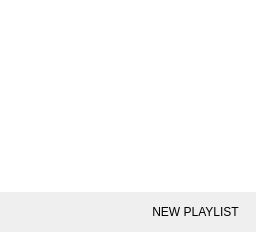
                <widget class="QWidget" name="edit_channel_details_playlists_page">
                 <layout class="QVBoxLayout" name="verticalLayout">
                  <property name="spacing">
                   <number>0</number>
                  </property>
                  <property name="leftMargin">
                   <number>0</number>
                  </property>
                  <property name="topMargin">
                   <number>0</number>
                  </property>
                  <property name="rightMargin">
                   <number>0</number>
                  </property>
                  <property name="bottomMargin">
                   <number>0</number>
                  </property>
                  <item>
                   <widget class="LazyLoadList" name="edit_channel_playlists_list">
                    <property name="styleSheet">
                     <string notr="true">QListWidget::item:hover {
background-color: #303030;
}
QListWidget::item:selected {
background-color: #404040;
}
QListWidget::item {
border-bottom: 1px solid #303030;
}
QListWidget {
border: none;
}</string>
                    </property>
                    <property name="selectionMode">
                     <enum>QAbstractItemView::NoSelection</enum>
                    </property>
                    <property name="verticalScrollMode">
                     <enum>QAbstractItemView::ScrollPerPixel</enum>
                    </property>
                   </widget>
                  </item>
                  <item>
                   <widget class="QWidget" name="widget_8" native="true">
                    <layout class="QHBoxLayout" name="horizontalLayout_4">
                     <property name="leftMargin">
                      <number>8</number>
                     </property>
                     <property name="topMargin">
                      <number>8</number>
                     </property>
                     <property name="rightMargin">
                      <number>8</number>
                     </property>
                     <property name="bottomMargin">
                      <number>8</number>
                     </property>
                     <item>
                      <spacer name="horizontalSpacer_43">
                       <property name="orientation">
                        <enum>Qt::Horizontal</enum>
                       </property>
                       <property name="sizeHint" stdset="0">
                        <size>
                         <width>40</width>
                         <height>20</height>
                        </size>
                       </property>
                      </spacer>
                     </item>
                     <item>
                      <widget class="EllipseButton" name="edit_channel_create_playlist_button">
                       <property name="minimumSize">
                        <size>
                         <width>0</width>
                         <height>24</height>
                        </size>
                       </property>
                       <property name="maximumSize">
                        <size>
                         <width>16777215</width>
                         <height>24</height>
                        </size>
                       </property>
                       <property name="cursor">
                        <cursorShape>PointingHandCursor</cursorShape>
                       </property>
                       <property name="styleSheet">
                        <string notr="true">border-radius: 12px;
padding-left: 4px;
padding-right: 4px;</string>
                       </property>
                       <property name="text">
                        <string>NEW PLAYLIST</string>
                       </property>
                      </widget>
                     </item>
                    </layout>
                   </widget>
                  </item>
                 </layout>
                </widget>
